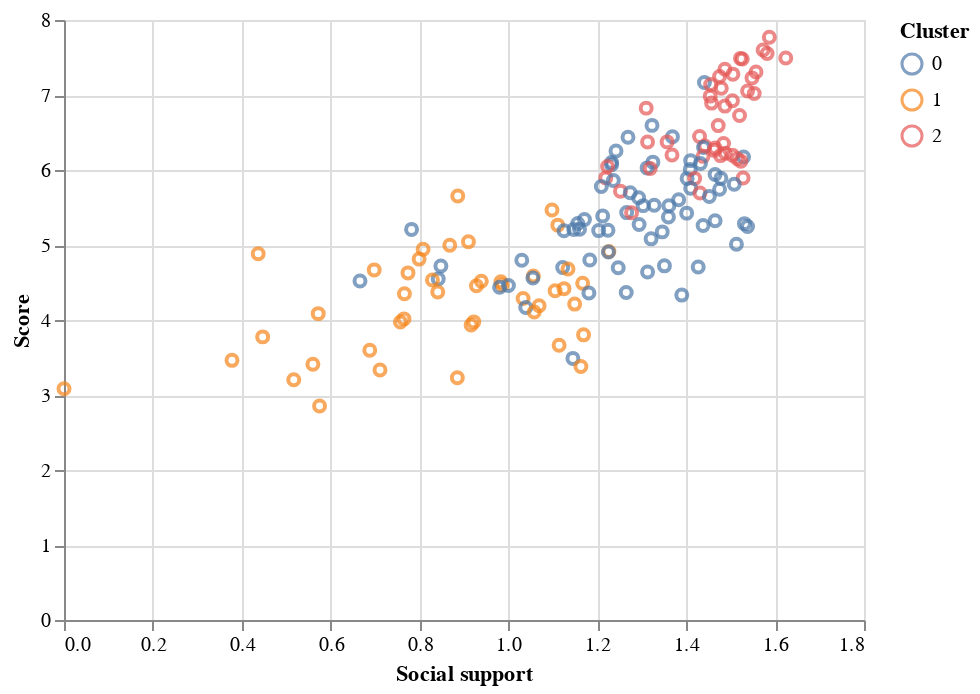

The cell this chart's notebook holds for it:
### Code cell
alt.Chart(df_2019_numeric).encode(
    y='Score',
    x='Social support',
    color='Cluster:N'
).mark_point()

### Figure 1 — Vega-Lite specification as saved in the notebook (floating-point values rounded to 4 significant figures; data arrays with more than 128 entries replaced by an {"elided": "..."} marker saying what was removed)
{"config": {"view": {"continuousWidth": 400, "continuousHeight": 300}}, "data": {"name": "data-5916b286bfe557b6c6f94219b506f181"}, "mark": "point", "encoding": {"color": {"field": "Cluster", "type": "nominal"}, "x": {"field": "Social support", "type": "quantitative"}, "y": {"field": "Score", "type": "quantitative"}}, "$schema": "https://vega.github.io/schema/vega-lite/v4.17.0.json", "datasets": {"data-5916b286bfe557b6c6f94219b506f181": {"elided": "156 records"}}}
